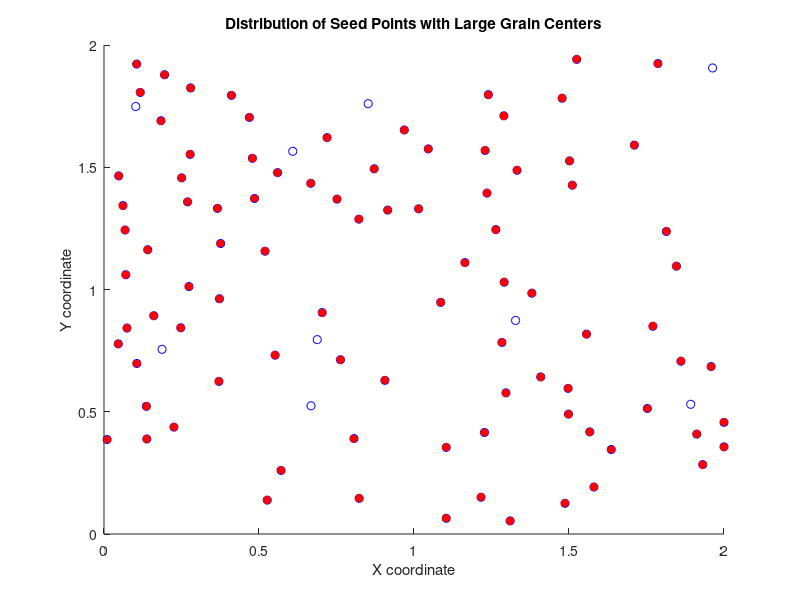

The MATLAB source for this figure:
% Number of seed points, reduced to allow for larger grain areas
N = 100;  % Adjust as needed

% Scalar short-range order for distribution of larger grains

ssro = 0.9375;

% Define area
xlim = [0, 2];
ylim = [0, 2];

% Generate initial random points
points = rand(N, 2);
points(:,1) = points(:,1) * (xlim(2) - xlim(1)) + xlim(1);
points(:,2) = points(:,2) * (ylim(2) - ylim(1)) + ylim(1);

% Initially consider all points for potential large grain centers
largeGrainProb = ssro;  % Probability a point is a center of a large grain

% Mark large grain centers
isLargeGrain = rand(N, 1) < largeGrainProb;

% Increase spacing around points marked as large grain centers
for i = 1:N
    if isLargeGrain(i)
        % Increase radius of effect for large grains
        radius = 0.1;  % Adjust this value as needed
        % Find all points within the radius
        for j = 1:N
            if i ~= j && norm(points(i,:) - points(j,:)) < radius
                % Push points away from the large grain center
                direction = (points(j,:) - points(i,:)) / norm(points(j,:) - points(i,:));
                points(j,:) = points(i,:) + direction * radius;
                % Ensure points remain within bounds
                points(j,1) = max(min(points(j,1), xlim(2)), xlim(1));
                points(j,2) = max(min(points(j,2), ylim(2)), ylim(1));
            end
        end
    end
end

% Scatter plot of all points
figure; 
hold on; % Holds the plot to overlay different datasets
scatter(points(:,1), points(:,2), 'b'); % Scatter plot for normal points in blue
scatter(points(isLargeGrain, 1), points(isLargeGrain, 2), 'r', 'filled'); % Scatter plot for large grain centers in red
xlabel('X coordinate'); 
ylabel('Y coordinate'); 
title('Distribution of Seed Points with Large Grain Centers'); 
hold off; 

% Output only the coordinates to a text file
filename = 'voronoi_seeds.txt';
fileID = fopen(filename, 'w');
if fileID == -1
    error('Failed to open file for writing. Check if you have write permission in the directory.');
end
fprintf(fileID, '%f %f\n', points');
fclose(fileID);

disp(['Seed points saved to ', filename]);
